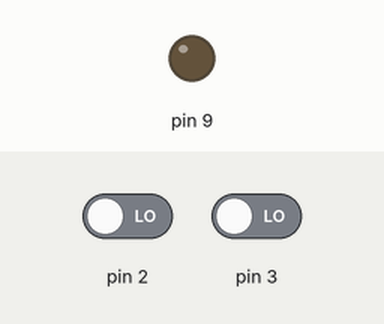
Recording of a sketch running on a simulated Arduino Uno, built with avr-gcc and run on an emulated ATmega328P. Parts: output pins drawn as LEDs (lit = HIGH). The test bench sets the inputs (shaded band); at power-on: pin 2 LOW, pin 3 LOW.

Above: at 1.2 s.
1.3 s: pin 2 driven HIGH
At 2.7 s:
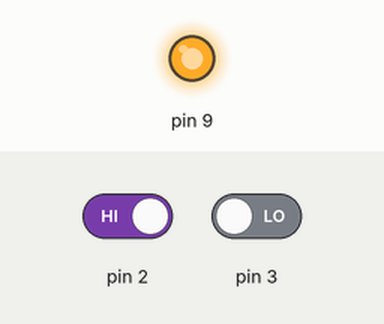
Timing chart, 0 to 4.3 s (numbered marks = the images above; inputs shaded):
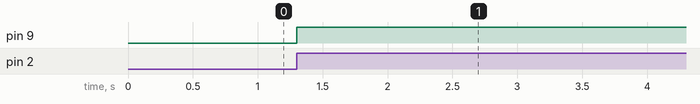

Measured:
- after the input at 1.3 s, pin 9: LOW → HIGH at once

The sketch:

set-reset.ino
```cpp
int set = 0;
int reset = 0;

void setup() {
  pinMode(9, OUTPUT);
  pinMode(2, INPUT);
  pinMode(3, INPUT);
  pinMode(4, INPUT);
}

void loop() {
  // put your main code here, to run repeatedly:
  set = digitalRead(2);
  reset = digitalRead(3);

  if (set == HIGH){
    digitalWrite(9, HIGH);
  } else if (reset == HIGH) {
    digitalWrite(9, LOW);
  }

}
```
